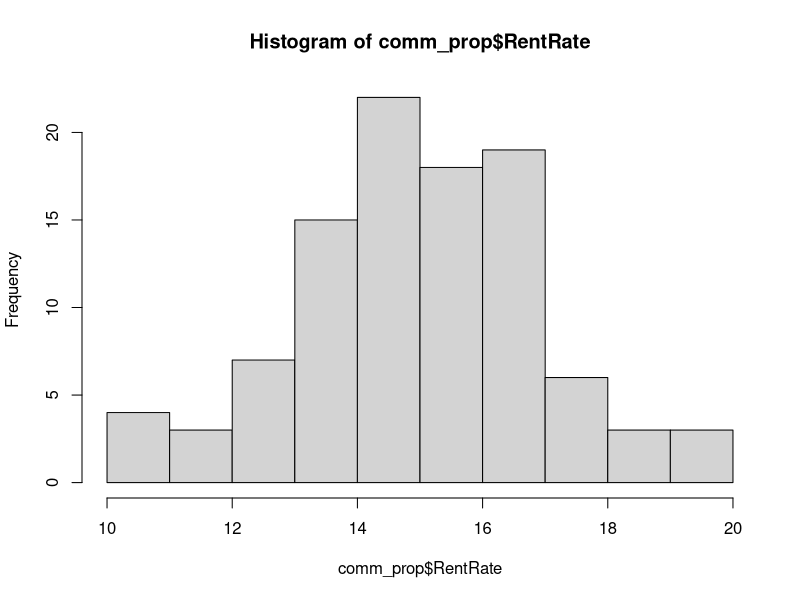
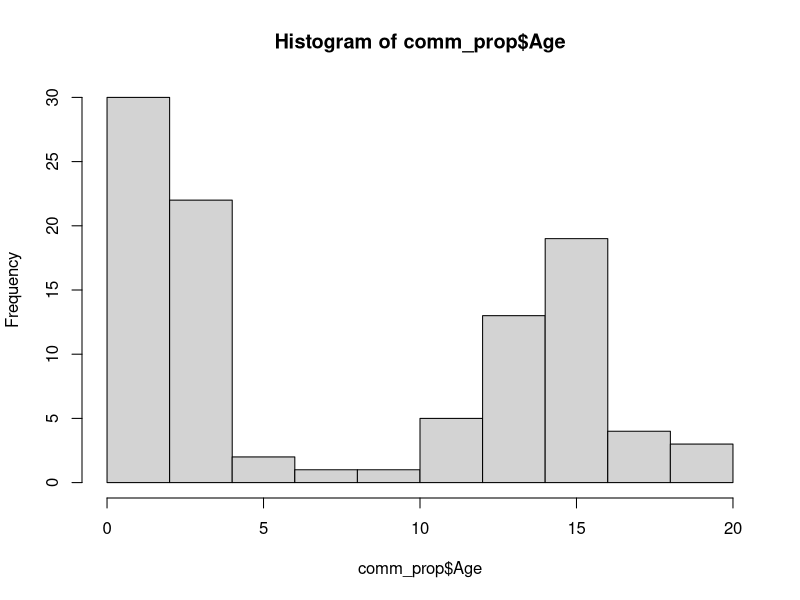
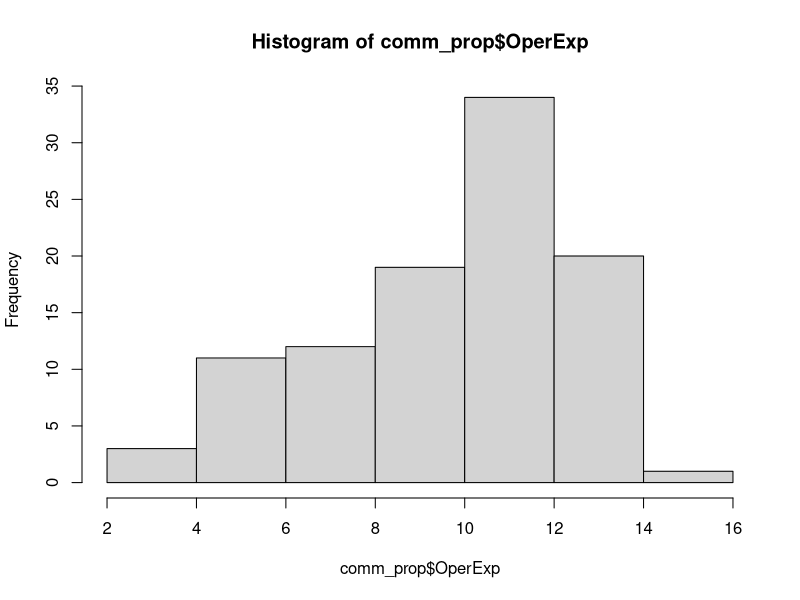
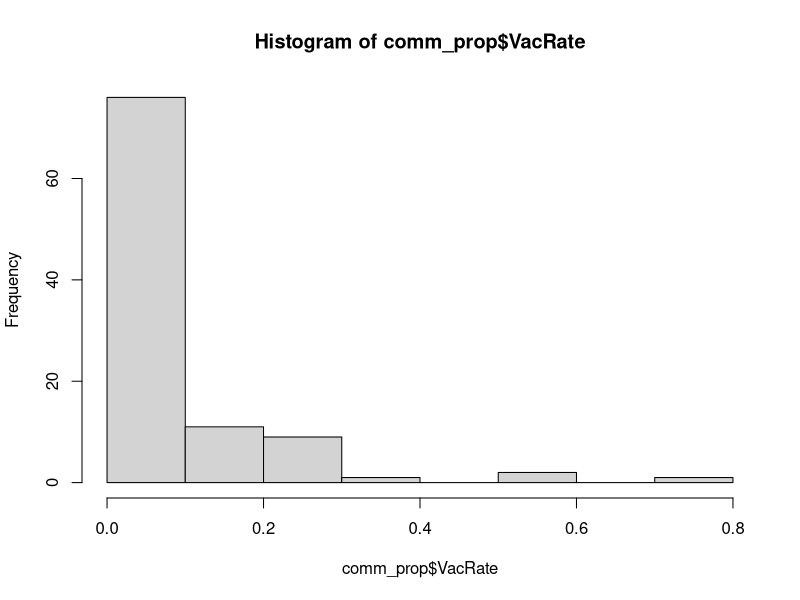
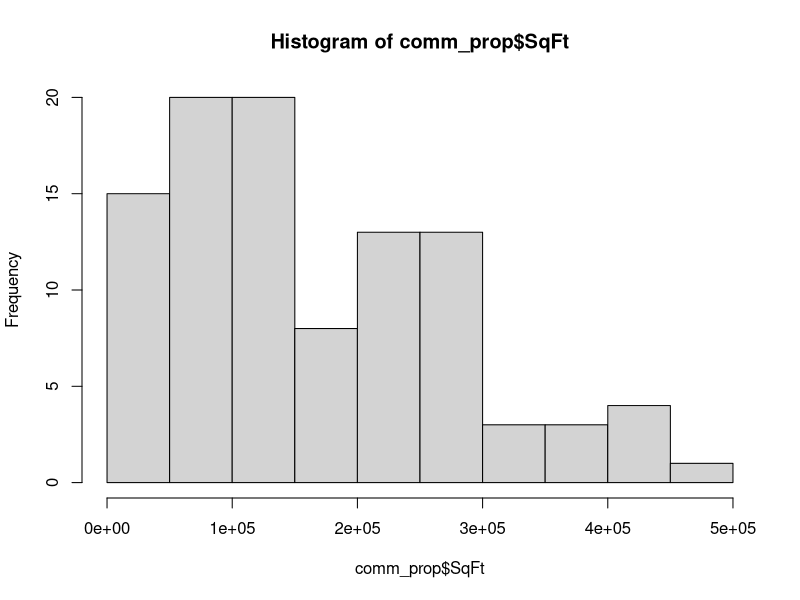
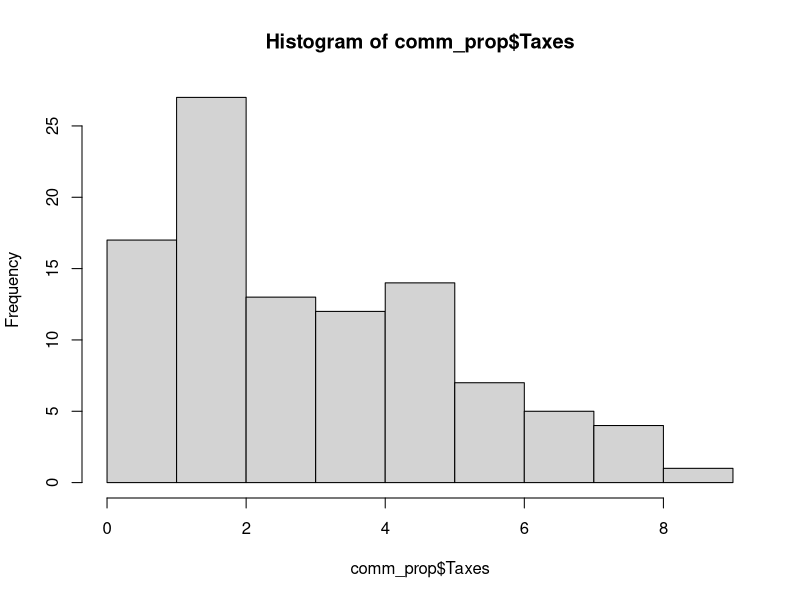
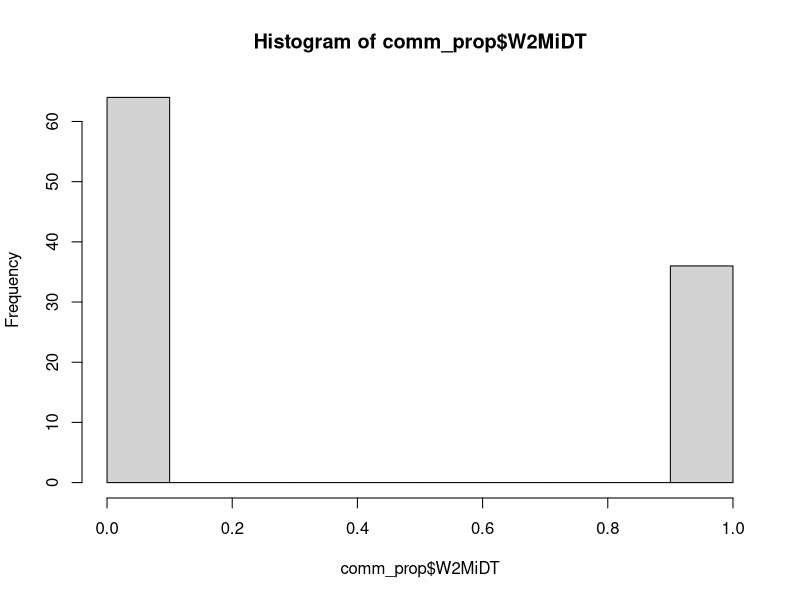
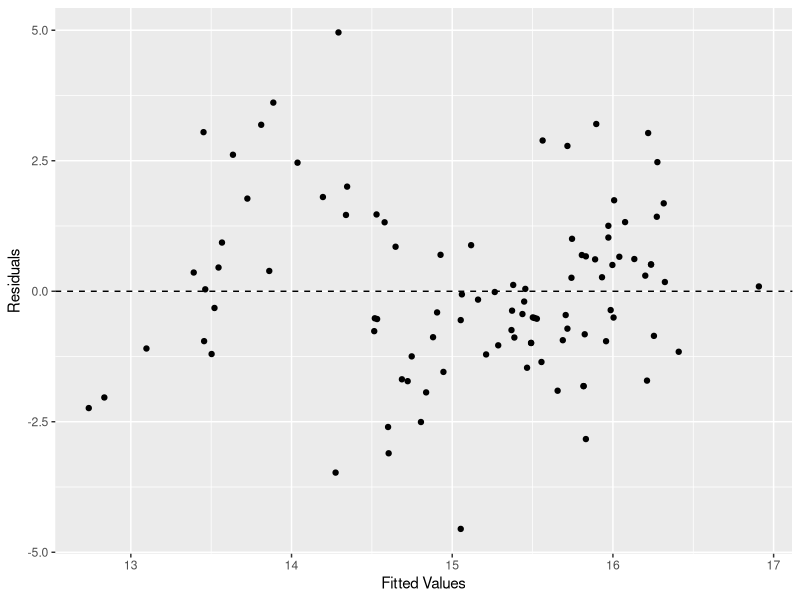

Reproduce these figures in R, in order. (Note: this script raises an error after producing the figures.)
library(ggplot2)
library(car)

comm_prop <- read.csv("comm_prop.csv")

hist(comm_prop$RentRate)
hist(comm_prop$Age)
hist(comm_prop$OperExp)
hist(comm_prop$VacRate)
hist(comm_prop$SqFt)
hist(comm_prop$Taxes)
hist(comm_prop$W2MiDT)

cor(comm_prop)

fit.1 <- lm(RentRate ~ OperExp, data=comm_prop)
summary(fit.1)
ncvTest(fit.1) #Significant p-value
shapiro.test(fit.1$residuals)

# No apparant pattern in data, Does not appear to be a violation of nonconstant variance
fit.1.df <- fortify(fit.1)
ggplot(fit.1.df, aes(x=.fitted, y=.resid)) + 
  geom_point() + 
  geom_hline(yintercept = 0, linetype = 2) + 
  labs(x="Fitted Values", y="Residuals")

#Residuals appears to be normal
ggplot(fit.1.df, aes(x=.resid)) + 
  geom_histogram(aes(y=..density..), bins=20, color="black", fill="light grey") + 
  
  stat_function(fun=dnorm, color="red", size=1.2, 
                 args=list(mean=mean(fit.1.df$.resid), sd=sd(fit.1.df$.resid))) + labs(x="Residuals")

#Confirmed with a non-significant p-value
shapiro.test(fit.1.df$.resid)

fit.2 <- lm(RentRate ~ SqFt, data=comm_prop)
fit.2.df <- fortify(fit.2)
summary(fit.2)
#Confirmed with a significant p-value that the residuals are not normal
shapiro.test(fit.2.df$.resid)

# No apparant pattern in data, Does not appear to be a violation of nonconstant variance

ggplot(fit.2.df, aes(x=.fitted, y=.resid)) + 
  geom_point() + 
  geom_hline(yintercept = 0, linetype = 2) + 
  labs(x="Fitted Values", y="Residuals")

#Residuals do not appear to be normal
ggplot(fit.2.df, aes(x=.resid)) + 
  geom_histogram(aes(y=..density..), bins=20, color="black", fill="light grey") + 
  stat_function(fun=dnorm, color="red", size=1.2, 
                args=list(mean=mean(fit.2.df$.resid), sd=sd(fit.2.df$.resid))) + labs(x="Residuals")



#let's transform the data
fit.2.2 <- lm(RentRate ~ SqFt+I(SqFt^2), data=comm_prop)
fit.2.2.df <- fortify(fit.2.2)
ggplot(fit.2.2.df, aes(x=.fitted, y=.resid)) + 
  geom_point() + 
  geom_hline(yintercept = 0, linetype = 2) + 
  labs(x="Fitted Values", y="Residuals")

#Residuals do not appear to be normal
ggplot(fit.2.2.df, aes(x=.resid)) + 
  geom_histogram(aes(y=..density..), bins=20, color="black", fill="light grey") + 
  
  stat_function(fun=dnorm, color="red", size=1.2, 
                args=list(mean=mean(fit.2.2.df$.resid), sd=sd(fit.2.2.df$.resid))) + labs(x="Residuals")

#Confirmed with a significant p-value that the residuals are not normal
shapiro.test(fit.2.2.df$.resid)

#model with Taxes & SqFT
fit.3 <- lm(RentRate ~ SqFt+Taxes+OperExp, data=comm_prop)
fit.3 <- lm(RentRate ~ OperExp, data=comm_prop)
summary(fit.3)
ncvTest(fit.3)
leveragePlots(fit.3, pch=16)

#####################################################
#                 OperExp & W2MiDT                  #
#####################################################
comm_prop$W2MiDT <- factor(comm_prop$W2MiDT, labels = c("Not Close", "Close"))
fit.4 <- lm(log(RentRate) ~ OperExp+W2MiDT, data=comm_prop)
summary(fit.4)
ncvTest(fit.4) #No significant p-value
leveragePlots(fit.4, pch=16)
shapiro.test(fit.4$residuals) #Significant p-value - Need to figure out why

#summary(anova(RentRate ~ OperExp+W2MiDT, data=comm_prop))

fit.4.df <- fortify(fit.4)
ggplot(fit.4.df, aes(x=.resid)) + 
  geom_histogram(aes(y=..density..), bins=20, color="black", fill="light grey") + 
  stat_function(fun=dnorm, color="red", size=1.2, 
                args=list(mean=mean(fit.4.df$.resid), sd=sd(fit.4.df$.resid))) + labs(x="Residuals")

ggplot(fit.4.df, aes(x=.fitted, y=.resid)) + 
  geom_point() + 
  geom_hline(yintercept = 0, linetype = 2) + 
  labs(x="Fitted Values", y="Residuals")

qqPlot(fit.4, pch=16)


ggplot(comm_prop, aes(x=W2MiDT, y=RentRate)) + 
  geom_point()

